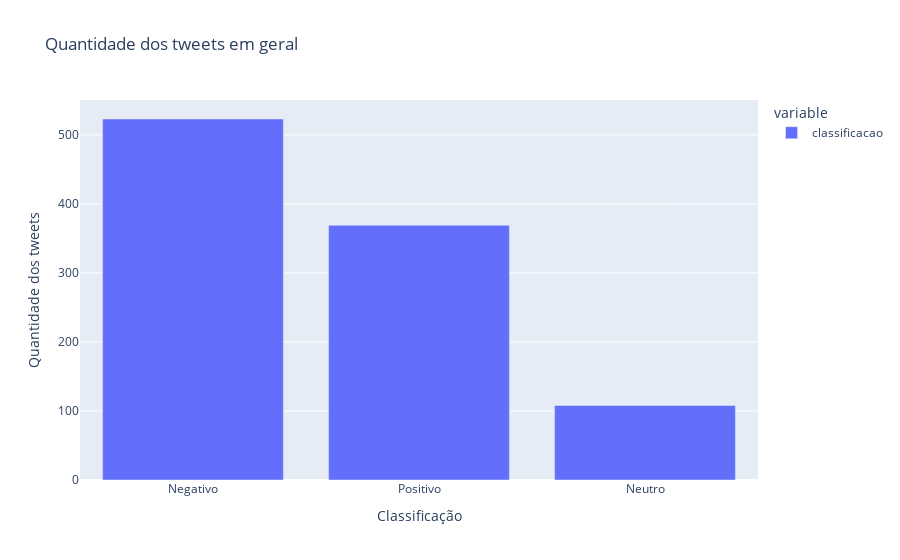
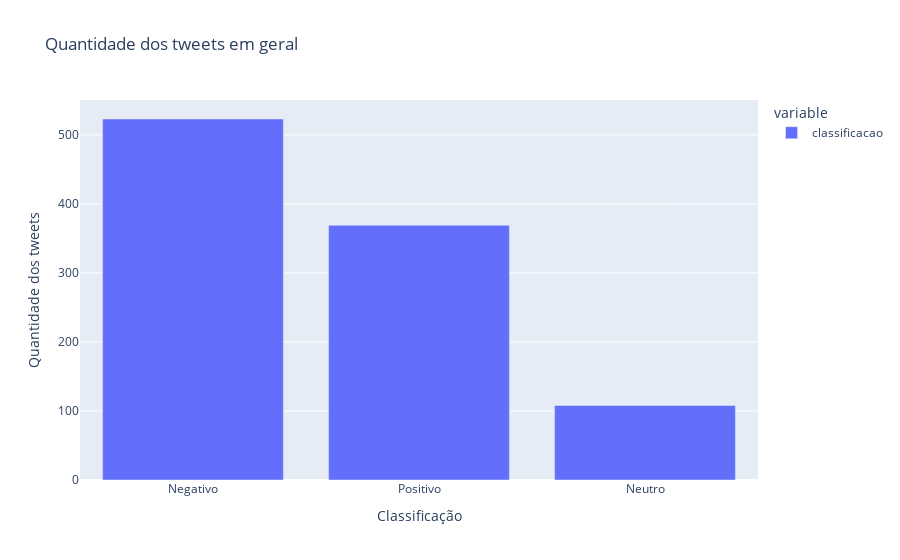

These figures' notebook cell, in order:
### Code cell
# Main
if __name__ == '__main__':
    app.run_server(port='4000')

### Figure 1 — Plotly figure (JSON) as saved in the notebook; plotly's stock layout.template omitted (floating-point values rounded to 4 significant figures)
{"data": [{"alignmentgroup": "True", "hovertemplate": "variable=classificacao<br>Classificação=%{x}<br>Quantidade dos tweets=%{y}<extra></extra>", "legendgroup": "classificacao", "marker": {"color": "#636efa"}, "name": "classificacao", "offsetgroup": "classificacao", "orientation": "v", "showlegend": true, "textposition": "auto", "type": "bar", "x": ["Negativo", "Positivo", "Neutro"], "xaxis": "x", "y": [523, 369, 108], "yaxis": "y"}], "layout": {"barmode": "relative", "legend": {"title": {"text": "variable"}, "tracegroupgap": 0}, "title": {"text": "Quantidade dos tweets em geral"}, "xaxis": {"anchor": "y", "domain": [0, 1], "title": {"text": "Classificação"}}, "yaxis": {"anchor": "x", "domain": [0, 1], "title": {"text": "Quantidade dos tweets"}}}}

### Figure 2 — Plotly figure (JSON) as saved in the notebook; plotly's stock layout.template omitted (floating-point values rounded to 4 significant figures)
{"data": [{"alignmentgroup": "True", "hovertemplate": "variable=classificacao<br>Classificação=%{x}<br>Quantidade dos tweets=%{y}<extra></extra>", "legendgroup": "classificacao", "marker": {"color": "#636efa"}, "name": "classificacao", "offsetgroup": "classificacao", "orientation": "v", "showlegend": true, "textposition": "auto", "type": "bar", "x": ["Negativo", "Positivo", "Neutro"], "xaxis": "x", "y": [523, 369, 108], "yaxis": "y"}], "layout": {"barmode": "relative", "legend": {"title": {"text": "variable"}, "tracegroupgap": 0}, "title": {"text": "Quantidade dos tweets em geral"}, "xaxis": {"anchor": "y", "domain": [0, 1], "title": {"text": "Classificação"}}, "yaxis": {"anchor": "x", "domain": [0, 1], "title": {"text": "Quantidade dos tweets"}}}}
